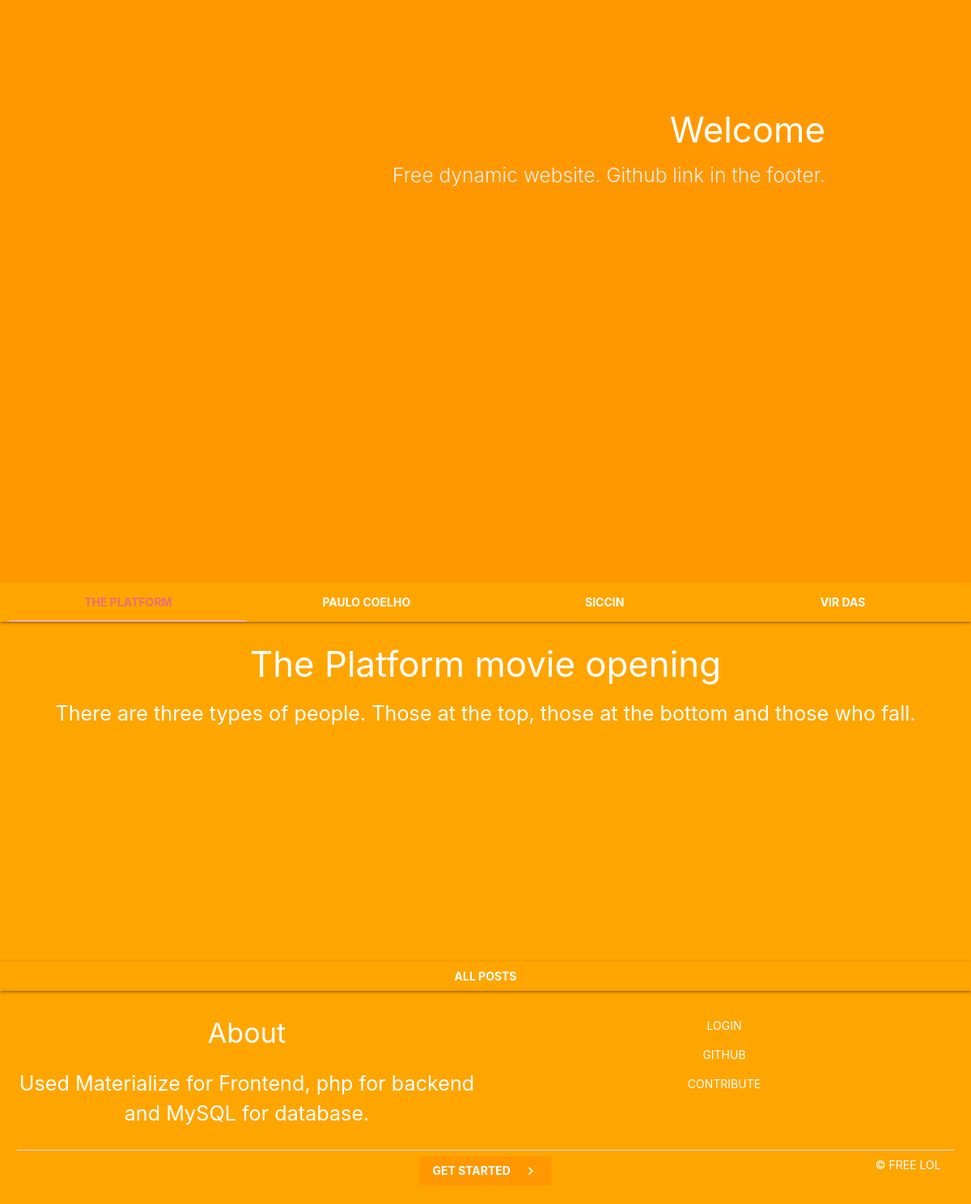
The page / on the database its author committed.
### tables this page shows
CREATE TABLE `quotes` (
  `id` int(100) NOT NULL,
  `author` varchar(20) NOT NULL,
  `title` varchar(30) NOT NULL,
  `quote` text NOT NULL
);

### components/dtabs.php (called while the page is built, shortened)
<?php
function tabTitle1()
{
    $con = openCon();
    $sql = "SELECT author FROM quotes WHERE author!='admin' ORDER BY id DESC LIMIT 4,1";
    $res = $con->query($sql);
    $data = $res->fetch_assoc();
    return $data['author'];
}
function tabTitle2()
{
    $con = openCon();
    $sql = "SELECT author FROM quotes WHERE author!='admin' ORDER BY id DESC LIMIT 5,1";
    $res = $con->query($sql);
    $data = $res->fetch_assoc();
    return $data['author'];
}
function tabTitle3()
{
    $con = openCon();
    $sql = "SELECT author FROM quotes WHERE author!='admin' ORDER BY id DESC LIMIT 6,1";
    $res = $con->query($sql);
    $data = $res->fetch_assoc();
    return $data['author'];
}
function tabTitle4()
{
    $con = openCon();
    $sql = "SELECT author FROM quotes WHERE author!='admin' ORDER BY id DESC LIMIT 7,1";
    $res = $con->query($sql);
    $data = $res->fetch_assoc();
    return $data['author'];
}
function tabHeading1()
{
    $con = openCon();
    $sql = "SELECT title FROM quotes WHERE author!='admin' ORDER BY id DESC LIMIT 4,1";
    $res = $con->query($sql);
    $data = $res->fetch_assoc();
    return $data['title'];
}
function tabContent1()
{
    $con = openCon();
    $sql = "SELECT quote FROM quotes WHERE author!='admin' ORDER BY id DESC LIMIT 4,1";
    $res = $con->query($sql);
    $data = $res->fetch_assoc();
    return $data['quote'];
}
?>

### components/tabs.php (the view, shortened to what this page needs)
<?php
    include "dtabs.php";
?>
<div class="row tabs-con">
    <div class="col s12 z-depth-1">
      <ul class="tabs">
        <li class="tab col s3"><a href="#tab1" class="tooltipped" data-position="bottom" data-tooltip="<?php echo tabTitle1(); ?>"><?php echo tabTitle1(); ?></a></li>
        <li class="tab col s3"><a href="#tab2" class="tooltipped" data-position="bottom" data-tooltip="<?php echo tabTitle2(); ?>"><?php echo tabTitle2(); ?></a></li>
        <li class="tab col s3"><a href="#tab3" class="tooltipped" data-position="bottom" data-tooltip="<?php echo tabTitle3(); ?>"><?php echo tabTitle3(); ?></a></li>
        <li class="tab col s3"><a href="#tab4" class="tooltipped" data-position="bottom" data-tooltip="<?php echo tabTitle4(); ?>"><?php echo tabTitle4(); ?></a></li>
      </ul>
    </div>
    <div id="tab1" class="col s12 center white-text">
        <h3><?php echo tabHeading1(); ?></h3>
        <div class="flow-text"><?php echo tabContent1(); ?></div class="flow-text">
    </div>
</div>

### components/tabs.php (style rules this page uses)
.tabs { background-color:transparent; }
.tabs .tab a { color:white; font-weight:bold; }

### index.php (style rules this page uses)
html { scroll-behavior:smooth; }

### rows shown on the page
quotes: author "THE PLATFORM", title "The Platform movie opening", quote "There are three types of people. Those at the top, those at the bottom and those who fall."
quotes: author "PAULO COELHO"
quotes: author "SICCIN"
quotes: author "VIR DAS"
